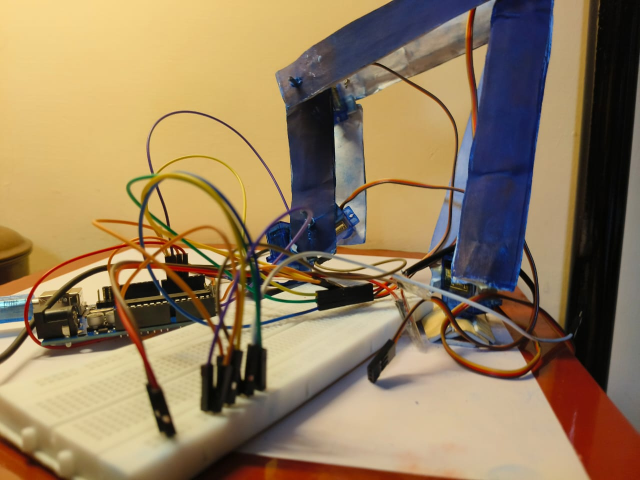
#> input picture img1.jpeg, 1280 x 960 px, given in place of video, which was not available (shown at 1/2 size)
$ python sim.py
#> lines starting #> are read from the running program, lines starting #| are printed output that depends on the picture; after the words box and inside, x2 and y2 are one past the last pixel; in counts of white or black regions, pixels touching at a corner belong together; pictures that were not available may be replaced by others from this repository, and a replacement may not be noted


import cv2
import numpy as np
import serial
import time
import imutils


IP_WEBCAM_URL = "http://192.168.13.166:8080/video"
SERIAL_PORT = "COM7"
BAUDRATE = 9600


ARM_BASE_X = 320
ARM_BASE_Y = 420

FRAME_WIDTH = 640
FRAME_HEIGHT = 480

servo_base = 90
servo_shoulder = 100
servo_elbow = 80
servo_wrist = 90
servo_gripper = 80

B_MIN, B_MAX = 20, 160
S_MIN, S_MAX = 30, 150
E_MIN, E_MAX = 20, 160
W_MIN, W_MAX = 10, 170
G_MIN, G_MAX = 10, 90

# Behavior tuning:
CENTER_TOLERANCE_PX = 25
AREA_CLOSE_THRESHOLD = 12000
AREA_FAR_THRESHOLD = 1500
GRIP_CLOSE_DELAY = 0.5

def clamp(v, a, b):
    return max(a, min(b, v))

def map_range(val, in_min, in_max, out_min, out_max):
    # linear mapping
    if in_max - in_min == 0: return out_min
    return int(out_min + (float(val - in_min) / (in_max - in_min)) * (out_max - out_min))

# open serial
ser = None
try:
    ser = serial.Serial(SERIAL_PORT, BAUDRATE, timeout=1)
    time.sleep(2)
    print("Serial opened:", SERIAL_PORT)
except Exception as e:
    print("WARNING: Could not open serial port:", e)
    ser = None

def send_servo_angles(b, s, e, w, g):
    # clamps
    b = clamp(int(b), B_MIN, B_MAX)
    s = clamp(int(s), S_MIN, S_MAX)
    e = clamp(int(e), E_MIN, E_MAX)
    w = clamp(int(w), W_MIN, W_MAX)
    g = clamp(int(g), G_MIN, G_MAX)
    line = f"{b},{s},{e},{w},{g}\n"
    if ser:
        ser.write(line.encode('utf-8'))

    print("SEND:", line.strip())
    return

cap = cv2.VideoCapture(IP_WEBCAM_URL)
cap.set(cv2.CAP_PROP_FRAME_WIDTH, FRAME_WIDTH)
cap.set(cv2.CAP_PROP_FRAME_HEIGHT, FRAME_HEIGHT)

send_servo_angles(servo_base, servo_shoulder, servo_elbow, servo_wrist, servo_gripper)

last_seen = time.time()
gripped = False

try:
    while True:
        ret, frame = cap.read()
#> frame is the input picture: shape (960, 1280, 3); mean B, G, R 93, 125.1, 147.3
        if not ret:
            print("Failed to read frame. Reconnecting...")
            time.sleep(0.5)
            cap = cv2.VideoCapture(IP_WEBCAM_URL)
            continue

        frame = imutils.resize(frame, width=FRAME_WIDTH)
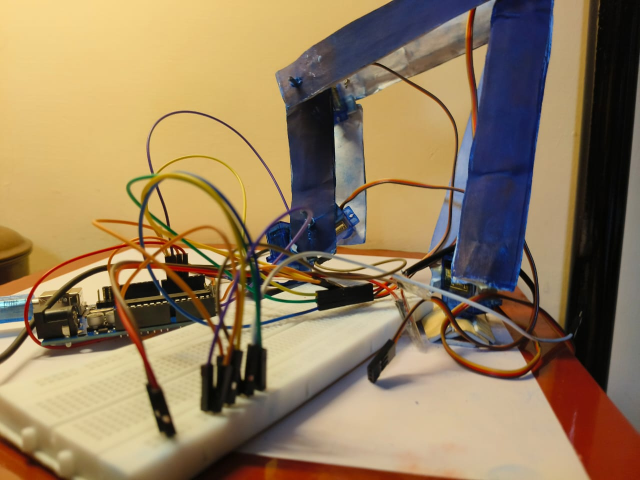
#> frame: shape (480, 640, 3); mean B, G, R 93.1, 125.2, 147.4
        blurred = cv2.GaussianBlur(frame, (7,7), 0)
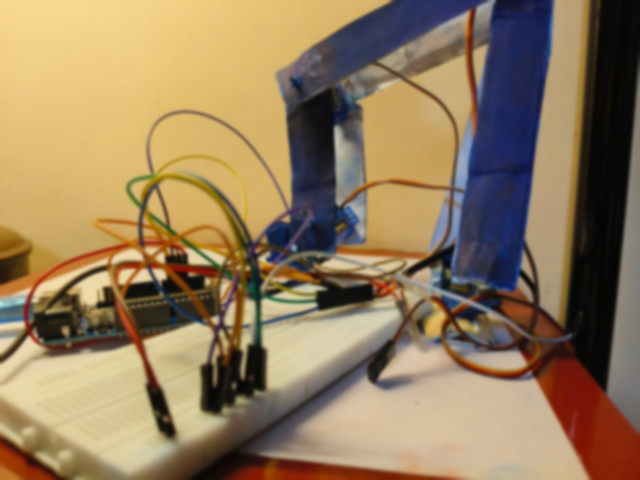
#> blurred: shape (480, 640, 3); mean B, G, R 93.1, 125.2, 147.4
        hsv = cv2.cvtColor(blurred, cv2.COLOR_BGR2HSV)
#> hsv: shape (480, 640, 3); mean H, S, V 34, 107.9, 152.6

        # Red color range (two ranges because red wraps in HSV)
        lower1 = np.array([0, 120, 70])
        upper1 = np.array([10, 255, 255])
        lower2 = np.array([170, 120, 70])
        upper2 = np.array([180, 255, 255])

        mask1 = cv2.inRange(hsv, lower1, upper1)
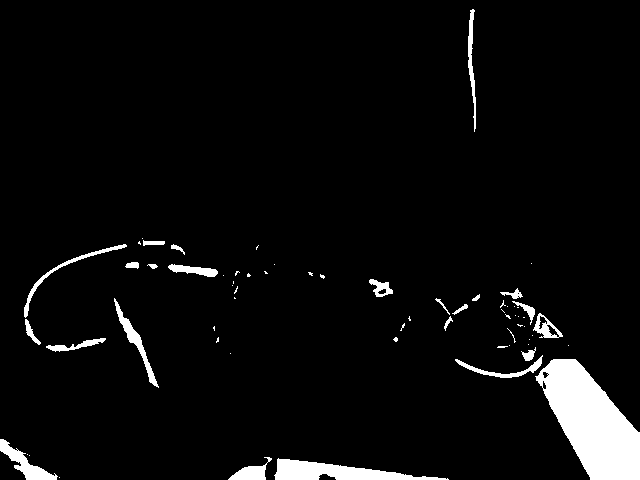
#> mask1: shape (480, 640); 4.7% white; 66 white regions (42 under 20 px), largest, box (x1, y1, x2, y2) and area: (535, 359, 640, 480) 7237, (274, 458, 449, 480) 1909, (0, 439, 58, 480) 752
        mask2 = cv2.inRange(hsv, lower2, upper2)
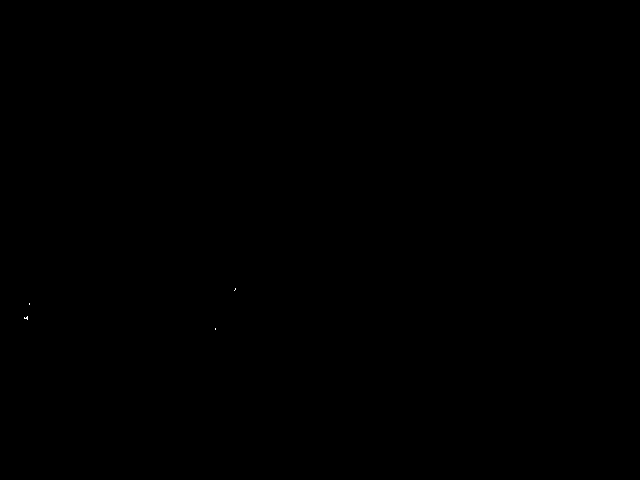
#> mask2: shape (480, 640); 0.01% white in thin lines or dots, all inside (x1, y1, x2, y2) = (24, 288, 236, 330)
        mask = cv2.bitwise_or(mask1, mask2)

        # Morphology to clear noise
        kernel = np.ones((5,5), np.uint8)
        mask = cv2.morphologyEx(mask, cv2.MORPH_OPEN, kernel)
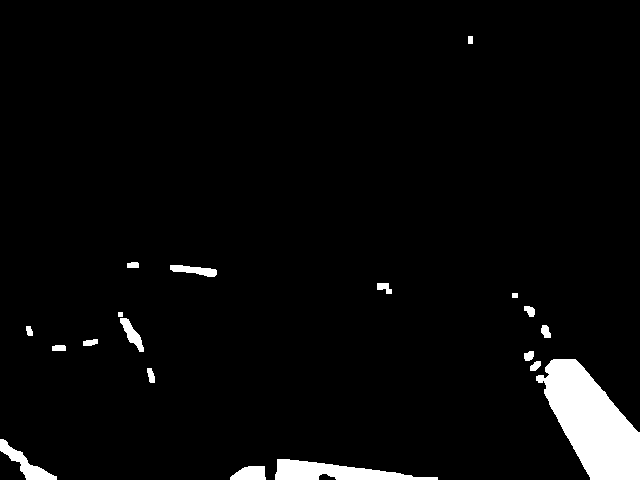
#> mask: shape (480, 640); 3.8% white; 19 white regions, largest, box (x1, y1, x2, y2) and area: (536, 359, 640, 480) 7195, (275, 459, 438, 480) 1880, (0, 439, 57, 480) 712
        mask = cv2.morphologyEx(mask, cv2.MORPH_CLOSE, kernel)
#> mask: shape (480, 640); 3.8% white; 17 white regions

        # Find contours
        cnts = cv2.findContours(mask.copy(), cv2.RETR_EXTERNAL, cv2.CHAIN_APPROX_SIMPLE)
#> cnts = 17 contours; largest, box (x1, y1, x2, y2) and area: (536, 359, 640, 480) 7054, (275, 459, 438, 480) 1706, (0, 439, 57, 480) 642, (230, 466, 266, 480) 360, (118, 312, 144, 352) 308
        cnts = imutils.grab_contours(cnts)
        center = None

        if len(cnts) > 0:
            # largest contour = assumed cube
            c = max(cnts, key=cv2.contourArea)
#> c = contour of 118 points, box (x1, y1, x2, y2) (536, 359, 640, 480), area 7054
            area = cv2.contourArea(c)
#> area = 7054.5
            # filter tiny noise
            if area > 200:
                rect = cv2.minAreaRect(c)
#> rect = ((594.8, 419.6), (66.14, 146.8), -29.05)
                box = cv2.boxPoints(rect)
#> box = [[601.6, 499.8], [530.3, 371.5], [588.1, 339.4], [659.4, 467.7]]
                box = np.int8(box)
#> box = [[89, -13], [18, 115], [76, 83], [-109, -45]]
                M = cv2.moments(c)
#> M = moments, m00 7054.5, centre m10/m00, m01/m00 = (591.6, 422)
                if M["m00"] != 0:
                    cx = int(M["m10"]/M["m00"])
#> cx = 591
                    cy = int(M["m01"]/M["m00"])
#> cy = 422
                else:
                    cx, cy = rect[0]
                    cx, cy = int(cx), int(cy)

                # angle of rect: rotation of the box
                angle = rect[2]
#> angle = -29.05
                # rect returns angle in [-90,0) in many cases; normalize
                if rect[1][0] < rect[1][1]:
                    angle = angle + 90
#> angle = 60.95

                # draw for debug
                cv2.drawContours(frame, [box], 0, (0,255,0), 2)
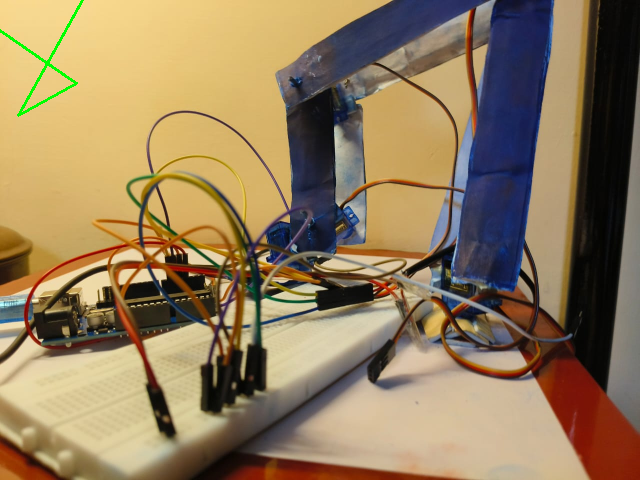
#> frame: shape (480, 640, 3); 0.26% of pixels changed, all inside (x1, y1, x2, y2) = (0, 0, 84, 117)
                cv2.circle(frame, (cx, cy), 5, (255,0,0), -1)
#> frame: shape (480, 640, 3); 0.03% of pixels changed, all inside (x1, y1, x2, y2) = (586, 417, 597, 428)
                cv2.putText(frame, f"A:{int(area)} Ang:{int(angle)}", (cx+10, cy-10),
                            cv2.FONT_HERSHEY_SIMPLEX, 0.5, (255,255,255), 1)
#> frame: shape (480, 640, 3); mean B, G, R 92.9, 125.4, 146.8

                last_seen = time.time()
                center = (cx, cy)
#> center = (591, 422)

                # CONTROL LOGIC:
                # 1) Compute horizontal offset relative to arm base to decide wrist rotation primarily.
                dx = cx - ARM_BASE_X
#> dx = 271
                dy = ARM_BASE_Y - cy  # positive when cube is in front of arm (upwards)
#> dy = -2

                # Map dx to wrist rotation (wrist does the bulk of turning)
                # If object is left of base, rotate appropriate direction.
                # Map dx in [-FRAME_WIDTH/2, FRAME_WIDTH/2] to wrist angle range [W_MIN,W_MAX]
                wrist_angle = map_range(dx, -FRAME_WIDTH//2, FRAME_WIDTH//2, W_MAX, W_MIN)
#> wrist_angle = 22
                wrist_angle = clamp(wrist_angle, W_MIN, W_MAX)

                # Base movement minimal: small adjustment if dx very large
                base_angle = servo_base
                if abs(dx) > FRAME_WIDTH*0.35:
                    # small nudge of base (very minimal)
                    base_nudge = map_range(dx, -FRAME_WIDTH//2, FRAME_WIDTH//2, B_MAX, B_MIN)
#> base_nudge = 30
                    base_angle = int(servo_base + (base_nudge - servo_base) * 0.25)  # fraction move
#> base_angle = 75
                    base_angle = clamp(base_angle, B_MIN, B_MAX)

                # Adjust shoulder/elbow minimally based on area (distance)
                shoulder_angle = servo_shoulder
                elbow_angle = servo_elbow
                if area > AREA_CLOSE_THRESHOLD:
                    # object is too close -> raise shoulder slightly and retract elbow
                    shoulder_angle = clamp(servo_shoulder - 6, S_MIN, S_MAX)
                    elbow_angle = clamp(servo_elbow + 6, E_MIN, E_MAX)
                elif area < AREA_FAR_THRESHOLD:
                    # object far -> extend elbow a bit and lower shoulder slightly
                    shoulder_angle = clamp(servo_shoulder + 6, S_MIN, S_MAX)
                    elbow_angle = clamp(servo_elbow - 6, E_MIN, E_MAX)
                # otherwise keep them nearly the same (minimal movement)

                # Decide gripper action: if centered horizontally and area in right range -> grip
                gripper_angle = servo_gripper  # default keep
                centered = abs(cx - ARM_BASE_X) < CENTER_TOLERANCE_PX
#> centered = False
                ready_to_grip = centered and (AREA_FAR_THRESHOLD*4 < area < AREA_CLOSE_THRESHOLD*1.6)
#> ready_to_grip = False

                if ready_to_grip and (not gripped):
                    # Move gripper to closing angle, then lift slightly
                    send_servo_angles(base_angle, shoulder_angle, elbow_angle, wrist_angle, G_MIN)  # close
                    time.sleep(GRIP_CLOSE_DELAY)
                    # lift a bit after gripping
                    send_servo_angles(base_angle, clamp(shoulder_angle-10, S_MIN, S_MAX),
                                      clamp(elbow_angle+15, E_MIN, E_MAX), wrist_angle, G_MIN)
                    gripped = True
                elif not ready_to_grip and gripped:
                    # keep holding pose (do nothing) - user can add place logic later
                    pass
                else:
                    # Regular following behavior (approach)
                    send_servo_angles(base_angle, shoulder_angle, elbow_angle, wrist_angle, servo_gripper)
#| SEND: 75,100,80,22,80

                # update cached servo states to the values we *sent*
                servo_base = base_angle
#> servo_base = 75
                servo_shoulder = shoulder_angle
                servo_elbow = elbow_angle
                servo_wrist = wrist_angle
#> servo_wrist = 22
                # gripper updated only when gripping
                if ready_to_grip:
                    servo_gripper = G_MIN

        else:
            # no contours found
            # small safety: if nothing seen for a while, open gripper slightly and hold
            if time.time() - last_seen > 1.0 and not gripped:
                # safe idle pose (no big movements)
                send_servo_angles(servo_base, servo_shoulder, servo_elbow, servo_wrist, servo_gripper)

        # show debugging window
        cv2.circle(frame, (ARM_BASE_X, ARM_BASE_Y), 6, (0,0,255), -1)
        cv2.putText(frame, "Press q to quit", (10,20), cv2.FONT_HERSHEY_SIMPLEX, 0.6, (0,255,255), 1)
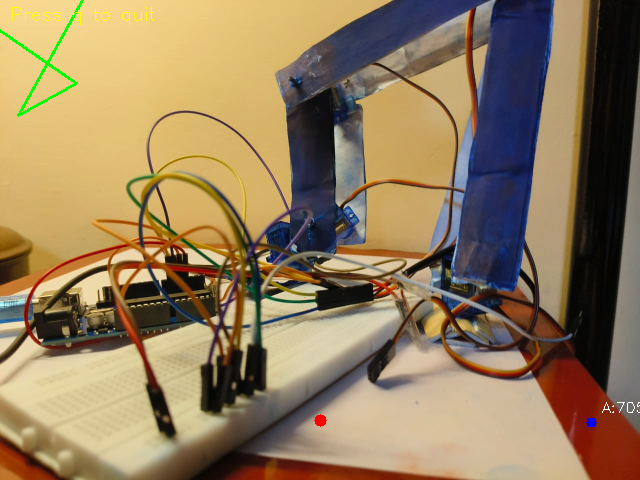
#> frame: shape (480, 640, 3); mean B, G, R 92.7, 125.4, 146.8
        cv2.imshow("frame", frame)
        cv2.imshow("mask", mask)

        key = cv2.waitKey(1) & 0xFF
#> (key q is pressed here)
        if key == ord('q'):
            break

except KeyboardInterrupt:
    pass
finally:
    print("Exiting, sending safe stop and releasing resources...")
    try:
        send_servo_angles(90, 100, 80, 90, 80)  # rest pose
        time.sleep(0.3)
    except:
        pass
    if ser:
        ser.close()
    cap.release()
    cv2.destroyAllWindows()

$ run again, on img2.jpeg
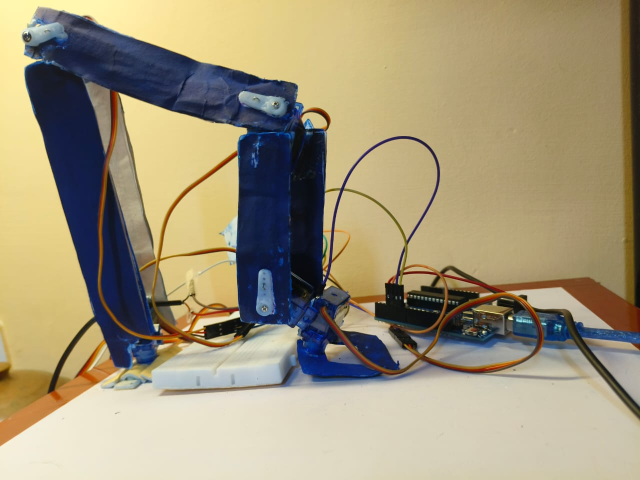
#> input picture img2.jpeg, 1280 x 960 px, given in place of video, which was not available (shown at 1/2 size)
#> frame is the input picture: shape (960, 1280, 3); mean B, G, R 121.8, 149.7, 160.9
#> hsv: shape (480, 640, 3); mean H, S, V 40.2, 91.3, 168.6
#> `mask1 = cv2.inRange(hsv, lower1, upper1)`:
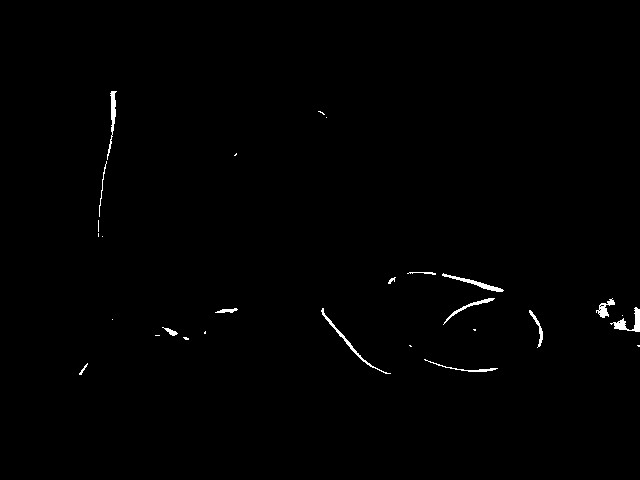
#> mask1: shape (480, 640); 0.6% white; 28 white regions (14 under 20 px), largest, box (x1, y1, x2, y2) and area: (610, 307, 640, 332) 248, (321, 308, 391, 374) 234, (442, 273, 504, 292) 232
#> mask2: shape (480, 640); 0% white in thin lines or dots, all inside (x1, y1, x2, y2) = (327, 321, 539, 340)
#> cnts = 4 contours; box (x1, y1, x2, y2) and area: (634, 309, 640, 332) 94, (111, 100, 116, 117) 64, (615, 321, 625, 330) 59, (600, 308, 607, 317) 45
#> c = [[635, 309], [635, 324], [634, 325], [634, 330], [635, 331], [639, 331], [639, 309]]
#> area = 94
#> `cv2.putText(frame, "Press q to quit", (10,20), cv2.FONT_HERSHEY_SIMPLE..`:
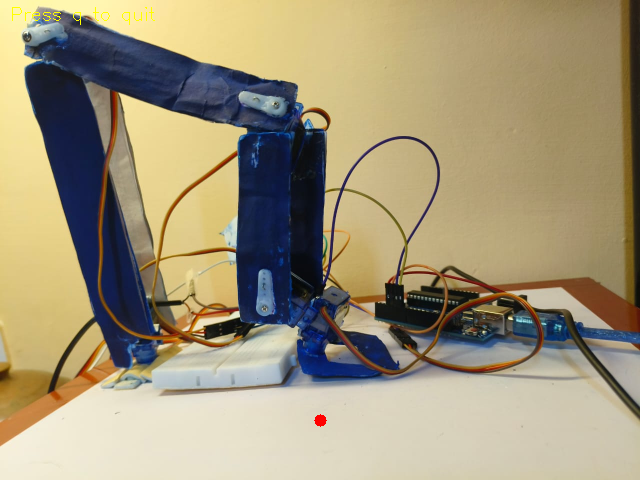
#> frame: shape (480, 640, 3); mean B, G, R 121.7, 149.8, 161

$ run again, on img3.jpeg
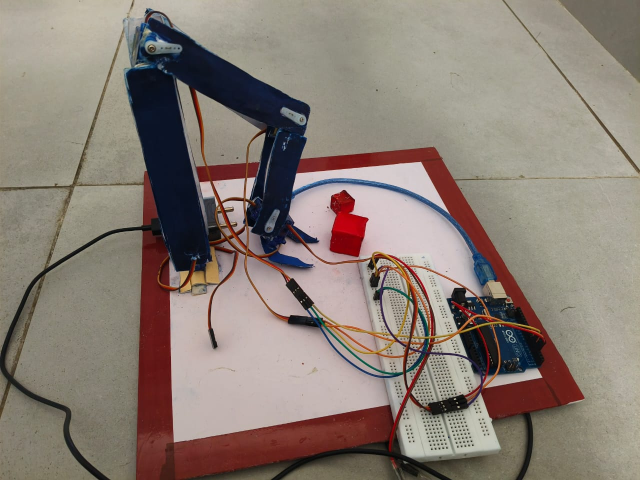
#> input picture img3.jpeg, 1280 x 960 px, given in place of video, which was not available (shown at 1/2 size)
#> frame is the input picture: shape (960, 1280, 3); mean B, G, R 116.6, 125.3, 137.3
#> hsv: shape (480, 640, 3); mean H, S, V 36.4, 57.5, 139.8
#> `mask1 = cv2.inRange(hsv, lower1, upper1)`:
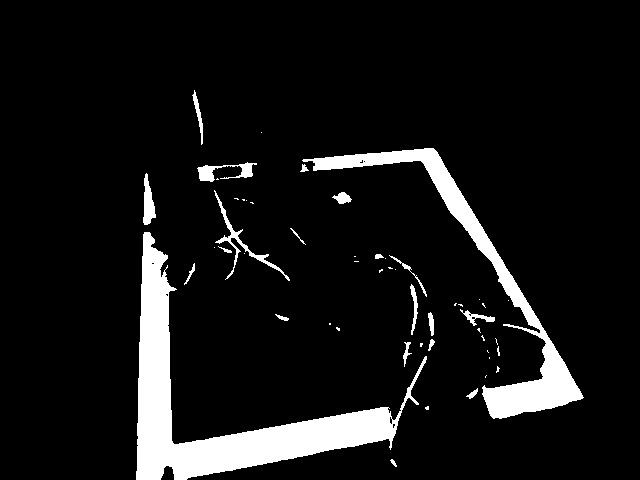
#> mask1: shape (480, 640); 8.6% white; 52 white regions (31 under 20 px), largest, box (x1, y1, x2, y2) and area: (136, 232, 427, 480) 15164, (302, 148, 584, 419) 8163, (214, 190, 290, 281) 610
#> mask2: shape (480, 640); 0.77% white; 51 white regions (40 under 20 px), largest, box (x1, y1, x2, y2) and area: (330, 197, 368, 257) 1535, (212, 166, 242, 180) 288, (297, 160, 315, 172) 119
#> cnts = 11 contours, 1 with area under 20; largest, box (x1, y1, x2, y2) and area: (136, 232, 398, 480) 14416, (298, 148, 582, 418) 7806, (330, 192, 367, 256) 1602, (198, 163, 257, 181) 732, (143, 178, 157, 224) 363
#> c = contour of 243 points, box (x1, y1, x2, y2) (136, 232, 398, 480), area 14416
#> area = 14416
#> rect = ((268.4, 358.1), (247.2, 260), -88.81)
#> `box = cv2.boxPoints(rect)`: box = [[395.8, 484.4], [135.8, 479], [141, 231.8], [400.9, 237.2]]
#> `box = np.int8(box)`: box = [[-117, -28], [-121, -34], [-116, -25], [-112, -19]]
#> M = moments, m00 14416, centre m10/m00, m01/m00 = (219.7, 406.9)
#> cx = 219
#> cy = 406
#> `angle = rect[2]`: angle = -88.81
#> `angle = angle + 90`: angle = 1.19
#> center = (219, 406)
#> dx = -101
#> dy = 14
#> wrist_angle = 115
#> centered = False
#| SEND: 90,94,86,115,80
#> servo_wrist = 115
#> `cv2.putText(frame, "Press q to quit", (10,20), cv2.FONT_HERSHEY_SIMPLE..`:
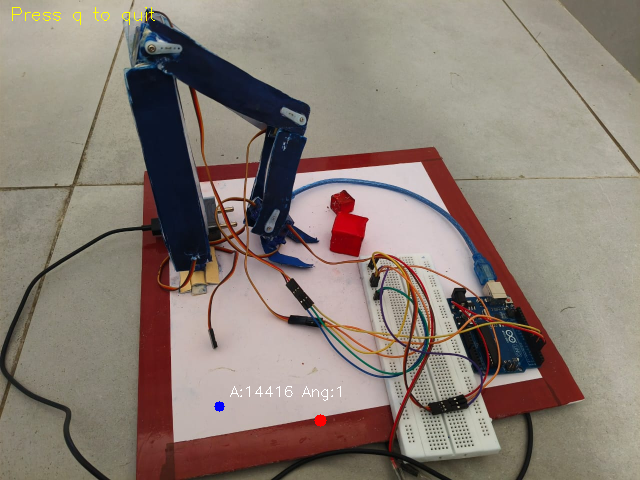
#> frame: shape (480, 640, 3); mean B, G, R 116.6, 125.5, 137.5
